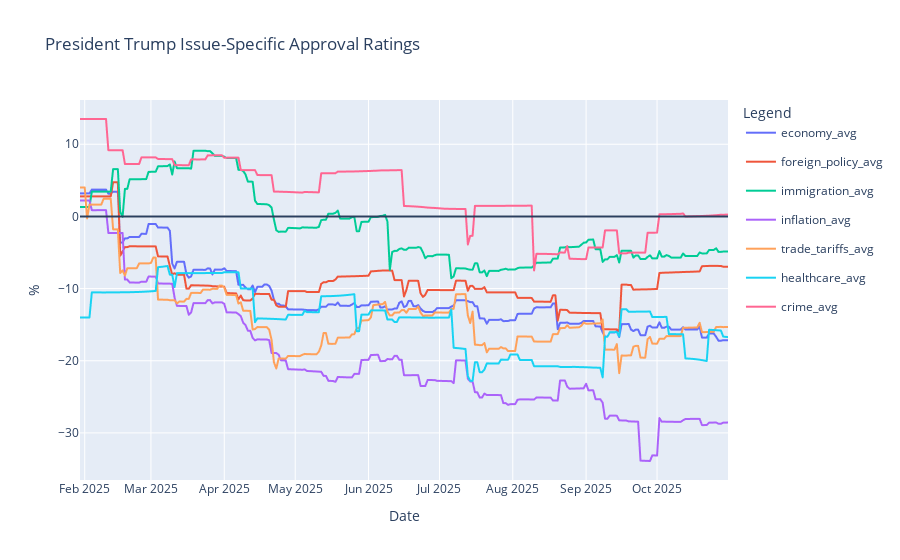

The code cell stored with this chart in its notebook:
### Code cell
line = px.line(net_issues, x='Date', y=['economy_avg', 'foreign_policy_avg', 'immigration_avg', 'inflation_avg', 'trade_tariffs_avg', 'healthcare_avg',
                                       'crime_avg'])
line.update_traces(hovertemplate=None)
line.update_layout(hovermode='x unified')
fig = go.Figure(data=line.data)
fig.update_layout(
    title='President Trump Issue-Specific Approval Ratings',
    xaxis_title='Date',
    yaxis_title='%',
    legend_title='Legend',
    hovermode='x unified'
)
fig.add_hline(0)
fig.show()

### Figure 1 — Plotly figure (JSON) as saved in the notebook; plotly's stock layout.template omitted (floating-point values rounded to 4 significant figures; data arrays with more than 128 entries replaced by an {"elided": "..."} marker saying what was removed)
{"data": [{"legendgroup": "economy_avg", "line": {"color": "#636efa", "dash": "solid"}, "marker": {"symbol": "circle"}, "mode": "lines", "name": "economy_avg", "showlegend": true, "type": "scattergl", "x": {"elided": "275 str values"}, "xaxis": "x", "y": {"elided": "275 float values"}, "yaxis": "y"}, {"legendgroup": "foreign_policy_avg", "line": {"color": "#EF553B", "dash": "solid"}, "marker": {"symbol": "circle"}, "mode": "lines", "name": "foreign_policy_avg", "showlegend": true, "type": "scattergl", "x": {"elided": "275 str values"}, "xaxis": "x", "y": {"elided": "275 float values"}, "yaxis": "y"}, {"legendgroup": "immigration_avg", "line": {"color": "#00cc96", "dash": "solid"}, "marker": {"symbol": "circle"}, "mode": "lines", "name": "immigration_avg", "showlegend": true, "type": "scattergl", "x": {"elided": "275 str values"}, "xaxis": "x", "y": {"elided": "275 float values"}, "yaxis": "y"}, {"legendgroup": "inflation_avg", "line": {"color": "#ab63fa", "dash": "solid"}, "marker": {"symbol": "circle"}, "mode": "lines", "name": "inflation_avg", "showlegend": true, "type": "scattergl", "x": {"elided": "275 str values"}, "xaxis": "x", "y": {"elided": "275 float values"}, "yaxis": "y"}, {"legendgroup": "trade_tariffs_avg", "line": {"color": "#FFA15A", "dash": "solid"}, "marker": {"symbol": "circle"}, "mode": "lines", "name": "trade_tariffs_avg", "showlegend": true, "type": "scattergl", "x": {"elided": "275 str values"}, "xaxis": "x", "y": {"elided": "275 float values"}, "yaxis": "y"}, {"legendgroup": "healthcare_avg", "line": {"color": "#19d3f3", "dash": "solid"}, "marker": {"symbol": "circle"}, "mode": "lines", "name": "healthcare_avg", "showlegend": true, "type": "scattergl", "x": {"elided": "275 str values"}, "xaxis": "x", "y": {"elided": "275 float values"}, "yaxis": "y"}, {"legendgroup": "crime_avg", "line": {"color": "#FF6692", "dash": "solid"}, "marker": {"symbol": "circle"}, "mode": "lines", "name": "crime_avg", "showlegend": true, "type": "scattergl", "x": {"elided": "275 str values"}, "xaxis": "x", "y": {"elided": "275 float values"}, "yaxis": "y"}], "layout": {"hovermode": "x unified", "legend": {"title": {"text": "Legend"}}, "shapes": [{"type": "line", "x0": 0, "x1": 1, "xref": "x domain", "y0": 0, "y1": 0, "yref": "y"}], "title": {"text": "President Trump Issue-Specific Approval Ratings"}, "xaxis": {"title": {"text": "Date"}}, "yaxis": {"title": {"text": "%"}}}}
